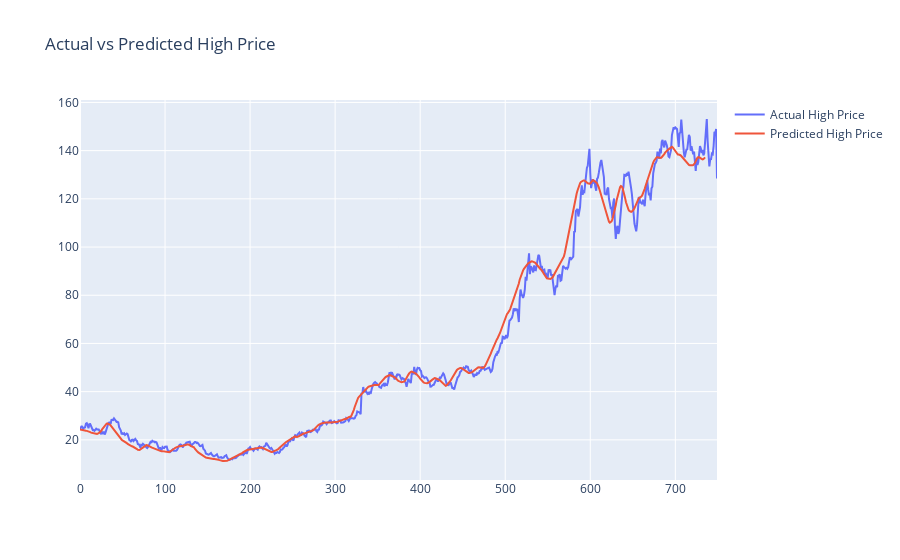

The code cell stored with this chart in its notebook:
### Markdown cell above
## Build The Model with LSTM and RMSProp

### Code cell
import tensorflow as tf
import numpy as np
from sklearn.preprocessing import MinMaxScaler
import plotly.graph_objects as go
import pandas as pd
from sklearn.metrics import mean_squared_error

class StockPricePredictor:
    def __init__(self, data, time_step=60, train_split=0.7): 
        self.data = data  # Stock price data
        self.time_step = time_step  # Lookback period
        self.train_split = train_split  # Train/test split ratio
        self.scaler = MinMaxScaler(feature_range=(0, 1))  # Data normalization
        self.model = None  # LSTM model
        self.data_normalized = self.normalize_data()  # Normalize the data
        self.split_data()  # Split data into train/test
        self.create_datasets()  # Create training and testing datasets

    def normalize_data(self):
        numeric_data = self.data[['Open', 'High', 'Low', 'Close', 'Volume']]
        normalized = self.scaler.fit_transform(numeric_data)
        self.data['Normalized_Open'] = normalized[:, 0]
        self.data['Normalized_High'] = normalized[:, 1]
        self.data['Normalized_Low'] = normalized[:, 2]
        self.data['Normalized_Close'] = normalized[:, 3]
        self.data['Normalized_Volume'] = normalized[:, 4]
        return normalized

    def split_data(self):
        self.train_data = self.data_normalized  
        self.test_data = self.data_normalized  

    def create_dataset(self, data):
        X, Y = [], []
        for i in range(len(data) - self.time_step):
            if i + self.time_step < len(data):
                X.append(data[i:(i + self.time_step), :])
                Y.append(data[i + self.time_step, 3])  
        return np.array(X), np.array(Y)

    def create_datasets(self):
        self.X_train, self.Y_train = self.create_dataset(self.train_data)
        self.X_test, self.Y_test = self.create_dataset(self.test_data)

    def build_model(self):
        self.model = tf.keras.models.Sequential([
            tf.keras.layers.LSTM(units=50, return_sequences=True, input_shape=(self.time_step, self.X_train.shape[2])),
            tf.keras.layers.Dropout(0.1),
            tf.keras.layers.LSTM(units=50),
            tf.keras.layers.Dense(1)
        ])
        self.model.compile(loss='mean_squared_error', optimizer='Adamax', metrics=['mean_absolute_error'])
        self.model.summary()

    def train_model(self, epochs=100, batch_size=64):
        # EarlyStopping with restore_best_weights set to True
        self.model.fit(self.X_train, self.Y_train, epochs=epochs, 
                    validation_data=(self.X_test, self.Y_test), 
                    verbose=1, batch_size=batch_size, shuffle=False,
                    callbacks=[tf.keras.callbacks.EarlyStopping(monitor='val_loss', 
                                                            patience=10,  # Feel free to adjust this value
                                                            restore_best_weights=True)])

    def predict(self):
        # Predict the test data
        test_predicted = self.model.predict(self.X_test)
        # Evaluate loss and MAE
        test_loss, test_mae = self.model.evaluate(self.X_test, self.Y_test, verbose=0)
        # Calculate RMSE using sklearn's mean_squared_error
        test_rmse = np.sqrt(mean_squared_error(self.Y_test, test_predicted))
        # Output all metrics
        print(f"Testing Mean Absolute Error: {test_mae:.4f}")
        print(f"Testing Loss (MSE): {test_loss:.4f}")
        print(f"Testing Root Mean Squared Error (RMSE): {test_rmse:.4f}")  # RMSE displayed here
        print(f"Predicted Close price for the next {len(test_predicted)} days:")
        
        return test_predicted


    def inverse_transform(self, predicted, target_column=2):
        predicted_full = np.zeros((predicted.shape[0], self.scaler.min_.shape[0]))
        predicted_full[:, target_column] = predicted.flatten()
        inversed = self.scaler.inverse_transform(predicted_full)
        return inversed[:, target_column]

    def predict_next_day(self):
        recent_data = self.data_normalized[-self.time_step:, :]
        last_sequence = recent_data.reshape(1, self.time_step, self.X_train.shape[2])
        next_day_close = self.model.predict(last_sequence)
        last_date = pd.to_datetime(self.data.iloc[-1]['Date'])
        next_day = last_date + pd.DateOffset(days=1)
        while next_day.weekday() >= 5:  # Skip weekends
            next_day += pd.DateOffset(days=1)

        # Return predicted close price for the next day
        return next_day, self.inverse_transform(next_day_close)[0]

    def plot_predictions(self, actual, predicted):
        figure = go.Figure()
        figure.add_trace(go.Scatter(x=actual.index, y=actual['High'], mode='lines', name='Actual High Price'))
        figure.add_trace(go.Scatter(x=actual.index, y=predicted, mode='lines', name='Predicted High Price'))
        figure.update_layout(title='Actual vs Predicted High Price')
        figure.show()

    def run(self):
        self.build_model()
        self.train_model()
        test_loss, test_mae = self.model.evaluate(self.X_test, self.Y_test, verbose=0)
        print(f"Test Loss (MSE): {test_loss:.4f}")
        print(f"Test Mean Absolute Error (MAE) for Close price: {test_mae:.4f}")  # MAE for Close price
        print(f"Test Root Mean Squared Error (RMSE) for Close price: {np.sqrt(test_mae):.4f}")
        print("Predictions for the test data:")
        test_predicted = self.predict()
        next_day, next_day_close = self.predict_next_day()  # Use the predicted close price here
        print(f"Data ended as of the date: {self.data.iloc[-1]['Date'].date()}")
        print(f"Today's Close price for {ticker}: {self.data.iloc[-1]['Close']:.2f}")
        print(f"Predicted next weekday Close price of {ticker} for {next_day.date()}: {next_day_close:.2f}")
        self.plot_predictions(self.data, self.inverse_transform(test_predicted))
        return next_day_close

predictor = StockPricePredictor(data_unsorted, time_step=14) #based on 7 day MA
predictor.run()

### Figure 1 — Plotly figure (JSON) as saved in the notebook; plotly's stock layout.template omitted (floating-point values rounded to 4 significant figures; data arrays with more than 128 entries replaced by an {"elided": "..."} marker saying what was removed)
{"data": [{"mode": "lines", "name": "Actual High Price", "type": "scatter", "x": {"elided": "750 int values"}, "y": {"elided": "750 float values"}}, {"mode": "lines", "name": "Predicted High Price", "type": "scatter", "x": {"elided": "750 int values"}, "y": {"elided": "736 float values"}}], "layout": {"title": {"text": "Actual vs Predicted High Price"}}}
